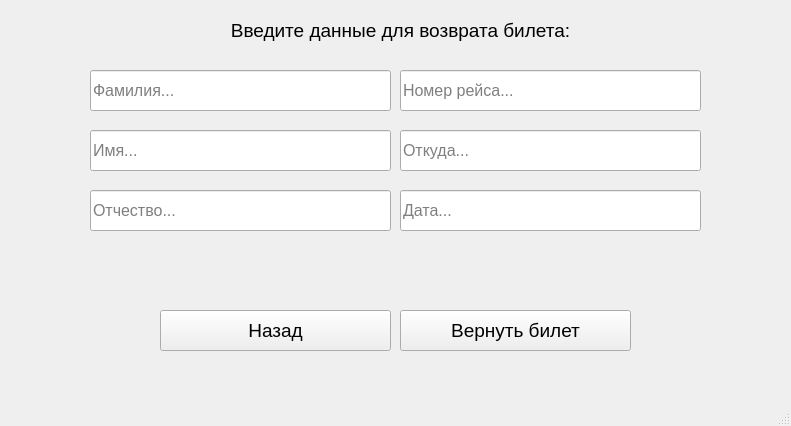
<?xml version="1.0" encoding="UTF-8"?>
<ui version="4.0">
 <class>Return_ticket_window</class>
 <widget class="QMainWindow" name="Return_ticket_window">
  <property name="geometry">
   <rect>
    <x>0</x>
    <y>0</y>
    <width>791</width>
    <height>426</height>
   </rect>
  </property>
  <property name="windowTitle">
   <string>Возврат билета</string>
  </property>
  <widget class="QWidget" name="centralwidget">
   <widget class="QLabel" name="label">
    <property name="geometry">
     <rect>
      <x>10</x>
      <y>10</y>
      <width>781</width>
      <height>41</height>
     </rect>
    </property>
    <property name="font">
     <font>
      <pointsize>14</pointsize>
     </font>
    </property>
    <property name="text">
     <string>Введите данные для возврата билета:</string>
    </property>
    <property name="alignment">
     <set>Qt::AlignCenter</set>
    </property>
   </widget>
   <widget class="QLineEdit" name="lineEdit_Surname">
    <property name="geometry">
     <rect>
      <x>90</x>
      <y>70</y>
      <width>301</width>
      <height>41</height>
     </rect>
    </property>
    <property name="font">
     <font>
      <pointsize>12</pointsize>
     </font>
    </property>
    <property name="text">
     <string/>
    </property>
    <property name="placeholderText">
     <string>Фамилия...</string>
    </property>
   </widget>
   <widget class="QLineEdit" name="lineEdit_name">
    <property name="geometry">
     <rect>
      <x>90</x>
      <y>130</y>
      <width>301</width>
      <height>41</height>
     </rect>
    </property>
    <property name="font">
     <font>
      <pointsize>12</pointsize>
     </font>
    </property>
    <property name="text">
     <string/>
    </property>
    <property name="placeholderText">
     <string>Имя...</string>
    </property>
   </widget>
   <widget class="QLineEdit" name="lineEdit_patronymic">
    <property name="geometry">
     <rect>
      <x>90</x>
      <y>190</y>
      <width>301</width>
      <height>41</height>
     </rect>
    </property>
    <property name="font">
     <font>
      <pointsize>12</pointsize>
     </font>
    </property>
    <property name="text">
     <string/>
    </property>
    <property name="placeholderText">
     <string>Отчество...</string>
    </property>
   </widget>
   <widget class="QLineEdit" name="lineEdit_flying_number">
    <property name="geometry">
     <rect>
      <x>400</x>
      <y>70</y>
      <width>301</width>
      <height>41</height>
     </rect>
    </property>
    <property name="font">
     <font>
      <pointsize>12</pointsize>
     </font>
    </property>
    <property name="text">
     <string/>
    </property>
    <property name="placeholderText">
     <string>Номер рейса...</string>
    </property>
   </widget>
   <widget class="QLineEdit" name="lineEdit_from">
    <property name="geometry">
     <rect>
      <x>400</x>
      <y>130</y>
      <width>301</width>
      <height>41</height>
     </rect>
    </property>
    <property name="font">
     <font>
      <pointsize>12</pointsize>
     </font>
    </property>
    <property name="text">
     <string/>
    </property>
    <property name="placeholderText">
     <string>Откуда...</string>
    </property>
   </widget>
   <widget class="QLineEdit" name="lineEdit_date">
    <property name="geometry">
     <rect>
      <x>400</x>
      <y>190</y>
      <width>301</width>
      <height>41</height>
     </rect>
    </property>
    <property name="font">
     <font>
      <pointsize>12</pointsize>
     </font>
    </property>
    <property name="text">
     <string/>
    </property>
    <property name="placeholderText">
     <string>Дата...</string>
    </property>
   </widget>
   <widget class="QPushButton" name="pushButton_back">
    <property name="geometry">
     <rect>
      <x>160</x>
      <y>310</y>
      <width>231</width>
      <height>41</height>
     </rect>
    </property>
    <property name="font">
     <font>
      <pointsize>14</pointsize>
     </font>
    </property>
    <property name="text">
     <string>Назад</string>
    </property>
   </widget>
   <widget class="QPushButton" name="pushButton_return_ticket">
    <property name="geometry">
     <rect>
      <x>400</x>
      <y>310</y>
      <width>231</width>
      <height>41</height>
     </rect>
    </property>
    <property name="font">
     <font>
      <pointsize>14</pointsize>
     </font>
    </property>
    <property name="text">
     <string>Вернуть билет</string>
    </property>
   </widget>
  </widget>
  <widget class="QMenuBar" name="menubar">
   <property name="geometry">
    <rect>
     <x>0</x>
     <y>0</y>
     <width>791</width>
     <height>21</height>
    </rect>
   </property>
  </widget>
  <widget class="QStatusBar" name="statusbar"/>
 </widget>
 <resources/>
 <connections/>
</ui>
